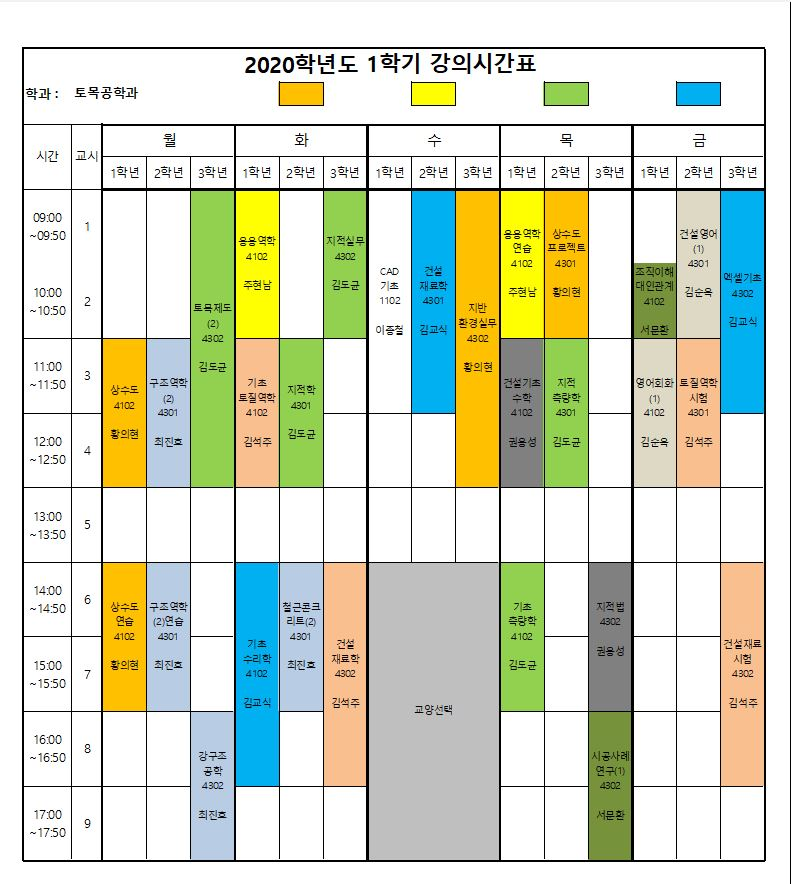
#> input picture OCR/college/ocr3.jpg, 791 x 884 px
$ python -i ocr_yolo.py   (imports and definitions only)
#> lines starting #> are read from the running program, lines starting #| are printed output that depends on the picture; after the words box and inside, x2 and y2 are one past the last pixel; in counts of white or black regions, pixels touching at a corner belong together
import cv2
import numpy as np
from ultralytics import YOLO
from PIL import Image
def resize_image(image, scale_factor):
    width = int(image.shape[1] * scale_factor)
    height = int(image.shape[0] * scale_factor)
    dim = (width, height)
    resized = cv2.resize(image, dim, interpolation=cv2.INTER_CUBIC)
    return resized
def preprocess_image(image_path, scale_factor=1.0):
    # 1. 이미지 읽기
#> called with image_path = 'OCR/college/ocr3.jpg', scale_factor = 1
    image = cv2.imread(image_path)
#> image is the input picture: shape (884, 791, 3); mean B, G, R 198.2, 217.9, 211.9

    # 2. 리사이징 (필요한 경우)
    if scale_factor != 1.0:
        image = resize_image(image, scale_factor)

    # 3. 그레이스케일로 변환
    gray = cv2.cvtColor(image, cv2.COLOR_BGR2GRAY)
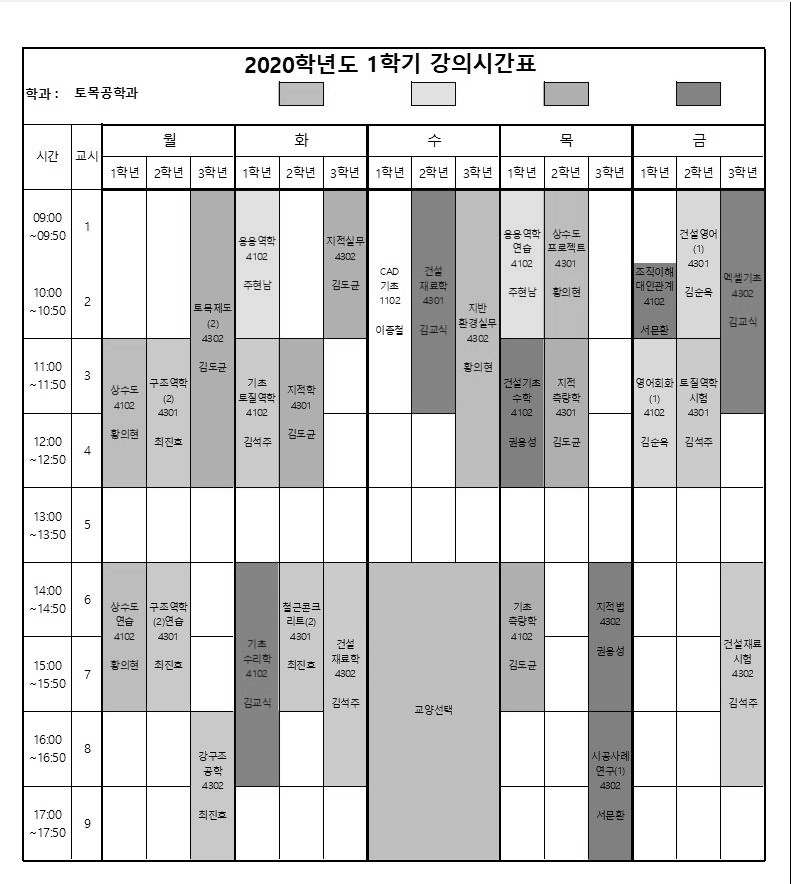
#> gray: shape (884, 791); min 0, max 255, mean 213.9

    # 4. 노이즈 제거 (가우시안 블러 또는 미디안 필터)
    denoised = cv2.GaussianBlur(gray, (5, 5), 0)
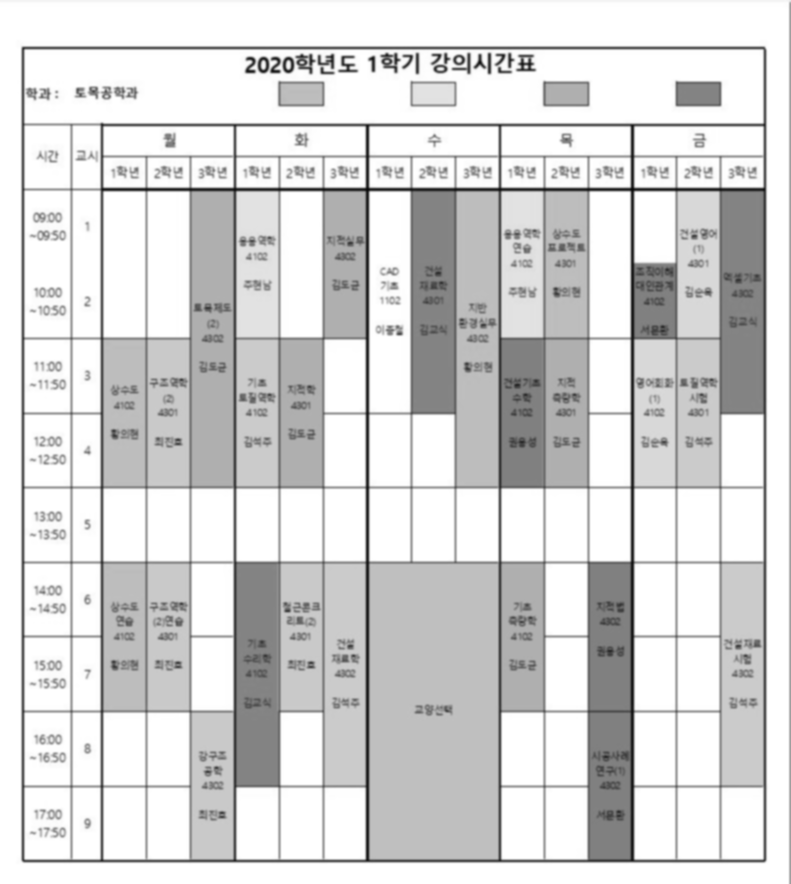
#> denoised: shape (884, 791); min 6, max 255, mean 214
    #denoised = cv2.medianBlur(gray, 1)

    # 5. 대비 향상 (CLAHE)
    clahe = cv2.createCLAHE(clipLimit=2.0, tileGridSize=(8,8))
    enhanced = clahe.apply(denoised)
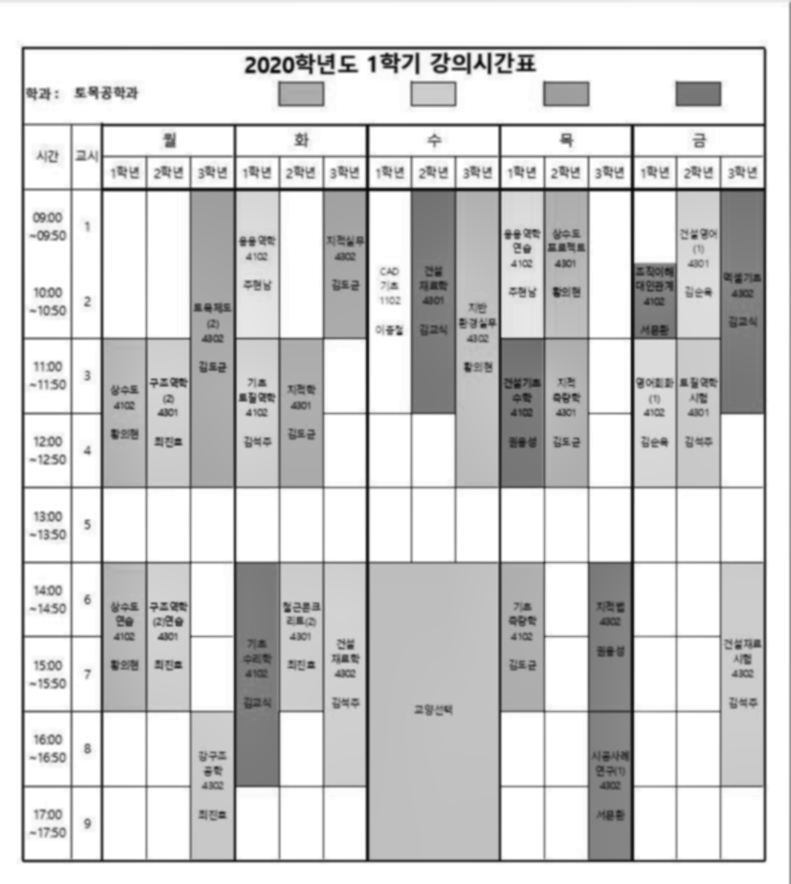
#> enhanced: shape (884, 791); min 5, max 255, mean 210.4


    # 7. 적응적 이진화
    binary = cv2.adaptiveThreshold(enhanced, 255, cv2.ADAPTIVE_THRESH_GAUSSIAN_C, cv2.THRESH_BINARY, 11, 2)
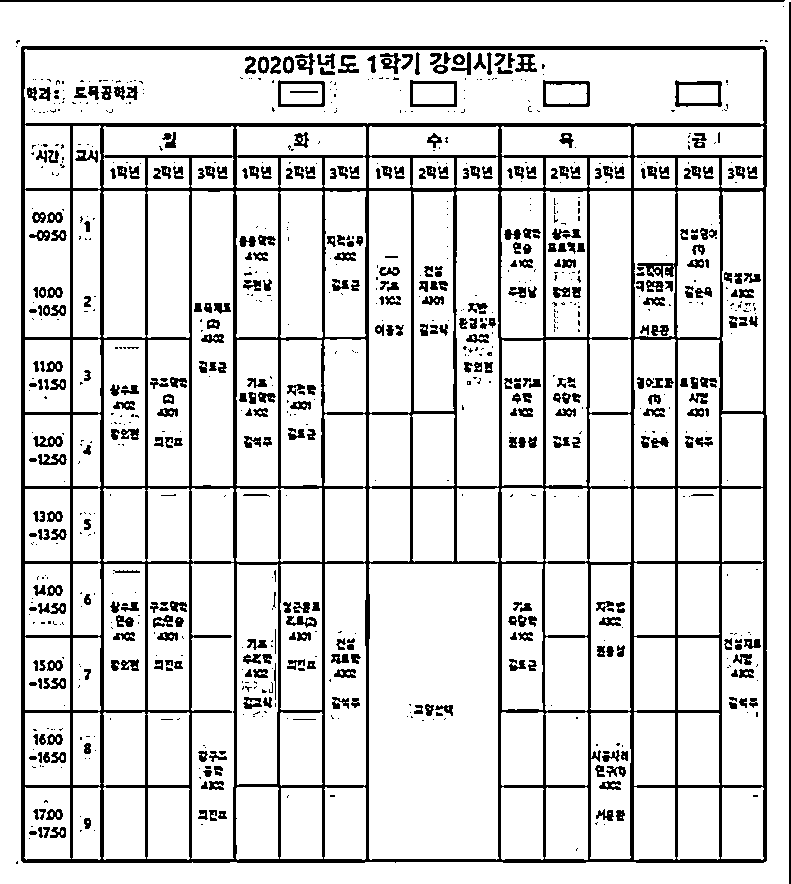
#> binary: shape (884, 791); 85.7% white; 922 black regions (513 under 20 px), largest, box (x1, y1, x2, y2) and area: (21, 46, 767, 863) 63114, (789, 2, 791, 884) 1764, (0, 0, 785, 2) 1569

    # 8. 모폴로지 연산
    kernel = np.ones((3,3), np.uint8)
    morph = cv2.morphologyEx(binary, cv2.MORPH_CLOSE, kernel, iterations=1)
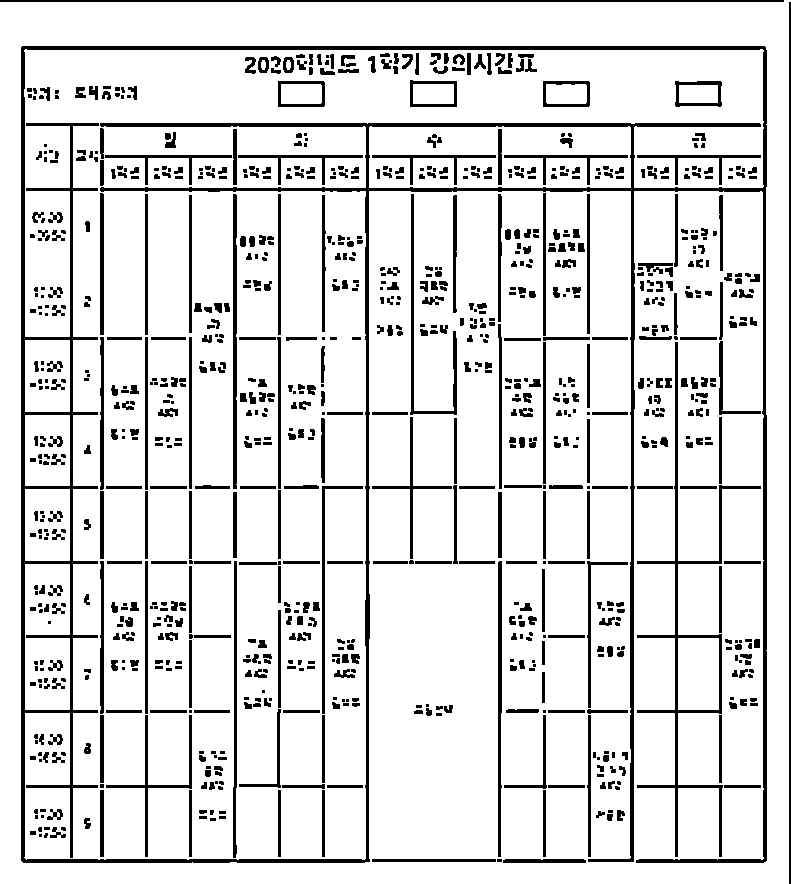
#> morph: shape (884, 791); 87% white; 954 black regions (335 under 20 px), largest, box (x1, y1, x2, y2) and area: (21, 46, 767, 863) 25128, (637, 342, 761, 857) 3309, (789, 2, 791, 884) 1764
    morph = cv2.dilate(morph, kernel, iterations=1)
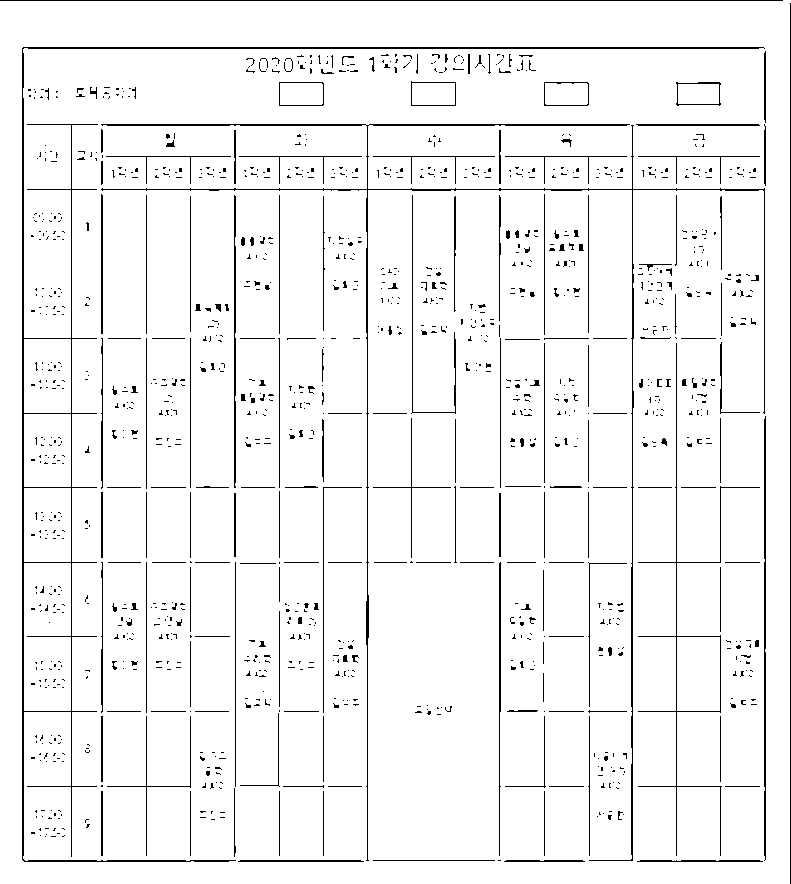
#> morph: shape (884, 791); 95.3% white; black in thin lines or dots
    morph = cv2.erode(morph, kernel, iterations=1)

    # 9. 3채널로 변환 (YOLO 모델 입력을 위해)
    result = cv2.cvtColor(denoised, cv2.COLOR_GRAY2BGR)

    return result
def remove_noise(image):
    return cv2.medianBlur(image, 3)
def enhance_edges(image):
    edges = cv2.Canny(image, 100, 200)
    return cv2.addWeighted(image, 0.8, edges, 0.2, 0)

def sharpen_image(image):
    kernel = np.array([[-1,-1,-1], [-1,9,-1], [-1,-1,-1]])
    sharpened = cv2.filter2D(image, -1, kernel)
    return sharpened

# 모델 로드
model_path = "last(2).pt"
# [1 line that did not run here, left out]

# 이미지 경로
image_path = "OCR/college/ocr3.jpg"

# 이미지 전처리
preprocessed_image = preprocess_image(image_path)

# 전처리된 이미지 저장 (선택사항)
# [1 line not run here, left out]

# 전처리된 이미지로 YOLO 모델 실행
# [1 line that did not run here, left out]

# 결과 시각화 (라벨 없이)
# [12 lines not run here, left out]

>>> result = preprocess_image('OCR/college/ocr3.jpg')

$ run again, on OCR/college/ocr1.jpg
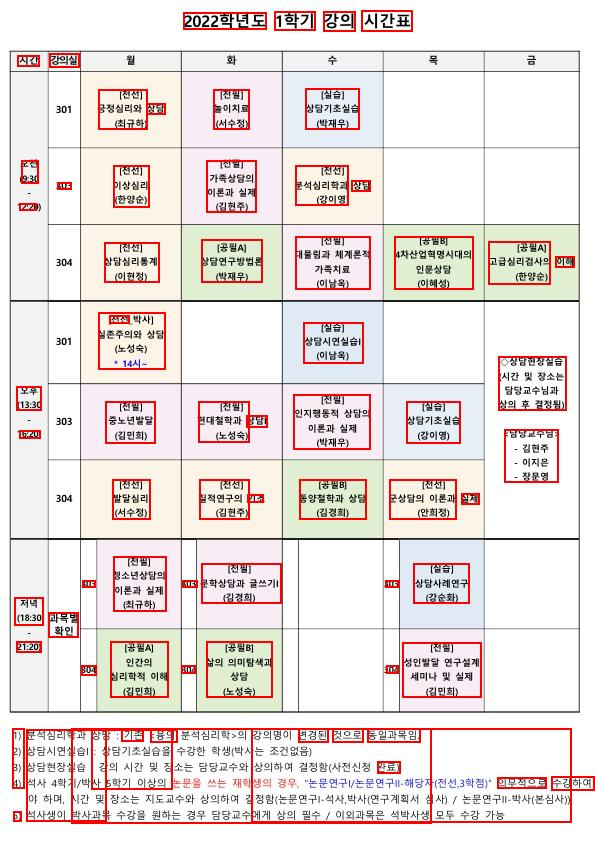
#> input picture OCR/college/ocr1.jpg, 595 x 841 px
#> in preprocess_image, image is the input picture: shape (841, 595, 3); mean B, G, R 221.5, 223.7, 233.1
#> in preprocess_image (call 2), `binary = cv2.adaptiveThreshold(enhanced, 255, cv2.ADAPTIVE_THRESH_GAUS..`:
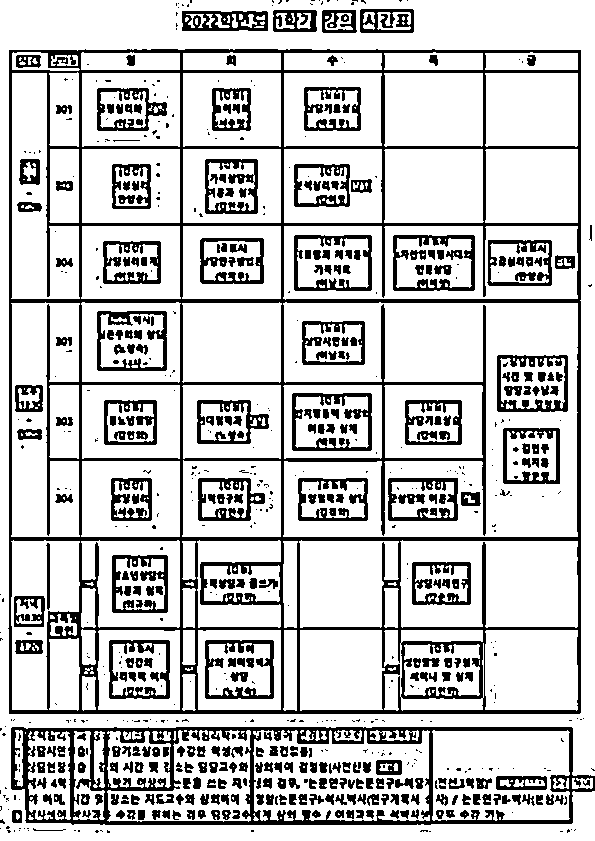
#> binary: shape (841, 595); 78.2% white; 735 black regions (355 under 20 px), largest, box (x1, y1, x2, y2) and area: (8, 49, 581, 714) 38538, (11, 727, 595, 825) 11533, (292, 393, 372, 451) 1451
#> in preprocess_image (call 2), `morph = cv2.dilate(morph, kernel, iterations=1)`:
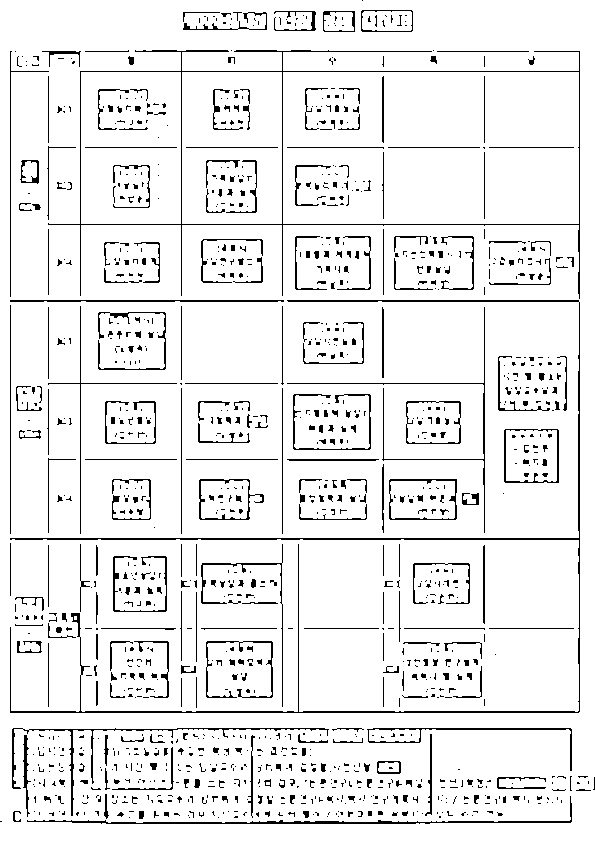
#> morph: shape (841, 595); 92.4% white; black in thin lines or dots

$ run again, on OCR/college/ocr2.jpg
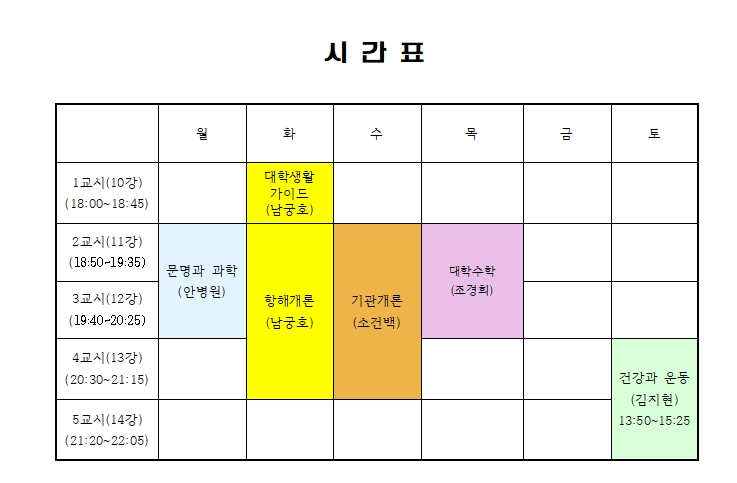
#> input picture OCR/college/ocr2.jpg, 737 x 483 px
#> in preprocess_image, image is the input picture: shape (483, 737, 3); mean B, G, R 222.7, 240.2, 242.4
#> in preprocess_image (call 2), `binary = cv2.adaptiveThreshold(enhanced, 255, cv2.ADAPTIVE_THRESH_GAUS..`:
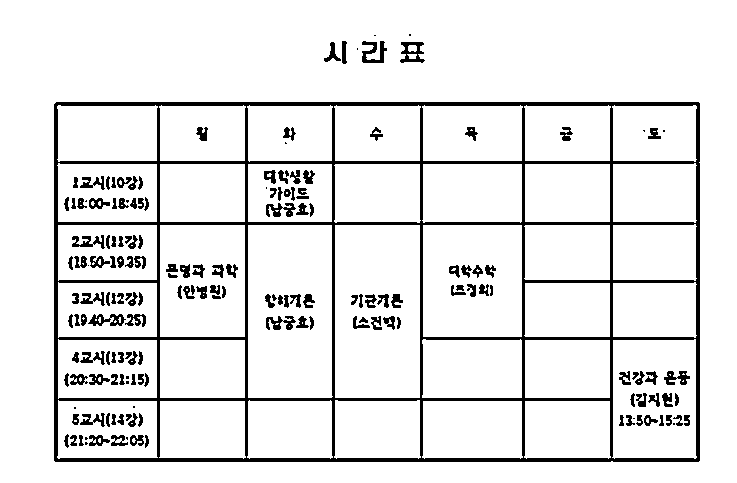
#> binary: shape (483, 737); 90.7% white; 177 black regions (20 under 20 px), largest, box (x1, y1, x2, y2) and area: (54, 102, 700, 462) 21637, (362, 41, 387, 63) 289, (400, 42, 425, 63) 280
#> in preprocess_image (call 2), `morph = cv2.dilate(morph, kernel, iterations=1)`:
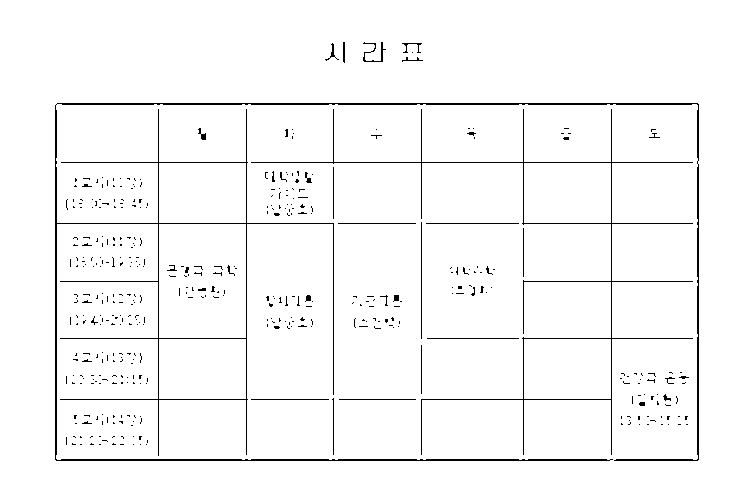
#> morph: shape (483, 737); 97% white; black in thin lines or dots, all inside (x1, y1, x2, y2) = (55, 42, 699, 461)
